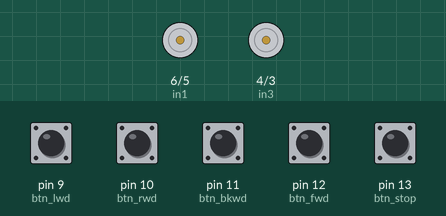
This sketch was run on a simulated Arduino Uno, built with avr-gcc and run on an emulated ATmega328P. Parts: motor-driver pin pairs drawn as motors (green arrow = first pin HIGH = forward, orange = second pin HIGH = backward, longer = more drive, scaled by the enable pin). The test bench sets the inputs (shaded band); at power-on: pin 9 (btn_lwd), pin 10 (btn_rwd), pin 11 (btn_bkwd), pin 12 (btn_fwd), pin 13 (btn_stop) HIGH.

Above: at 1.2 s.
1.3 s: pin 9 (btn_lwd) pulled LOW for 0.15 s
At 2.5 s:
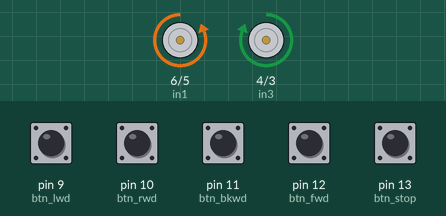
2.9 s: pin 10 (btn_rwd) pulled LOW for 0.15 s
At 3.9 s:
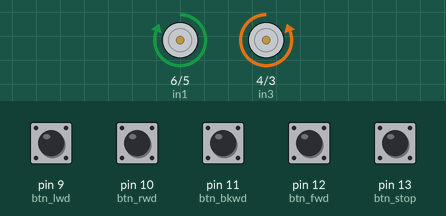
4.5 s: pin 11 (btn_bkwd) pulled LOW for 0.15 s
At 5.2 s:
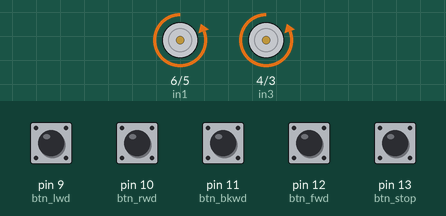
6.1 s: pin 12 (btn_fwd) pulled LOW for 0.15 s
At 6.4 s:
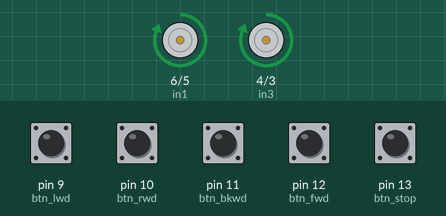
7.7 s: pin 13 (btn_stop) pulled LOW for 0.15 s
At 8.8 s:
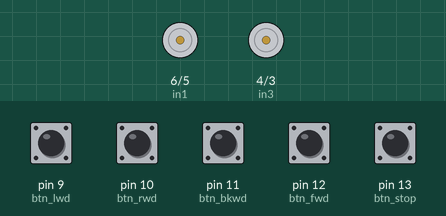
9.3 s: pin 9 (btn_lwd) pulled LOW for 1 s
At 10.0 s:
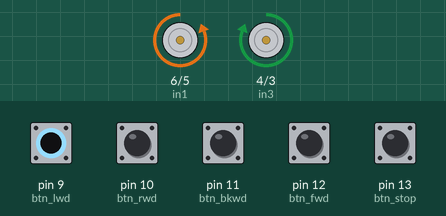
Timing chart, 0 to 12.3 s (numbered marks = the images above; inputs shaded):
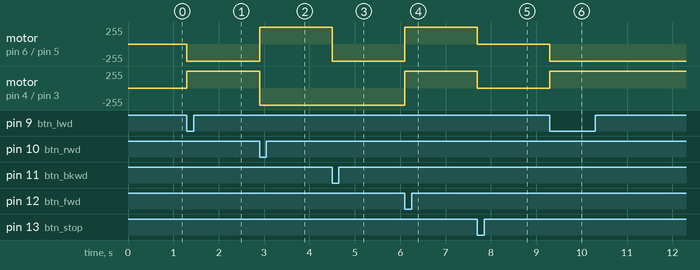

The sketch:

motor_DC_2_Wheeled_Mobile_Robot__penggerak_kaki_.ino
```cpp
//pin arduino ke module L298N
#define enA 7
#define in1 6
#define in2 5
#define in3 4
#define in4 3
#define enB 2

//tombol kontrol
#define btn_lwd     9
#define btn_rwd     10
#define btn_bkwd    11
#define btn_fwd     12
#define btn_stop    13

//nilai pwm (kecepatan putar)
int kecepatan=255;

void setup()
{
  pinMode(enA, OUTPUT);
  pinMode(in1, OUTPUT);
  pinMode(in2, OUTPUT);
  pinMode(in3, OUTPUT);
  pinMode(in4, OUTPUT);
  pinMode(enB, OUTPUT);

  pinMode(btn_fwd,  INPUT_PULLUP);
  pinMode(btn_bkwd, INPUT_PULLUP);
  pinMode(btn_lwd,  INPUT_PULLUP);
  pinMode(btn_rwd,  INPUT_PULLUP);
  pinMode(btn_stop, INPUT_PULLUP);
}

void loop()
{
  //tombol maju ditekan
  if(!digitalRead(btn_fwd))
  {
    motor_maju();
  }

  //tombol mundur ditekan
  if(!digitalRead(btn_bkwd))
  {
    motor_mundur();
  }

  //tombol belok kiri
  if(!digitalRead(btn_lwd))
  {
    motor_belok_kiri();
  }

  //tombol belok kanan
  if(!digitalRead(btn_rwd))
  {
    motor_belom_kanan();
  }

  //tombol stop ditekan
  if (!digitalRead(btn_stop))
  {
    motor_stop();
  }
}

void motor_maju()
{
  analogWrite (enA, kecepatan);
  digitalWrite(in1, HIGH);
  digitalWrite(in2, LOW);
  digitalWrite(in3, HIGH);
  digitalWrite(in4, LOW);
  analogWrite (enB, kecepatan);
}
void motor_mundur()
{
  analogWrite (enA, kecepatan);
  digitalWrite(in1, LOW);
  digitalWrite(in2, HIGH);
  digitalWrite(in3, LOW);
  digitalWrite(in4, HIGH);
  analogWrite (enB, kecepatan);
}
void motor_belok_kiri()
{
  analogWrite (enA, kecepatan);
  digitalWrite(in1, LOW);
  digitalWrite(in2, HIGH);
  digitalWrite(in3, HIGH);
  digitalWrite(in4, LOW);
  analogWrite (enB, kecepatan);
}
void motor_belom_kanan()
{
  analogWrite (enA, kecepatan);
  digitalWrite(in1, HIGH);
  digitalWrite(in2, LOW);
  digitalWrite(in3, LOW);
  digitalWrite(in4, HIGH);
  analogWrite (enB, kecepatan);
}
void motor_stop()
{
  analogWrite (enA, kecepatan);
  digitalWrite(in1, LOW);
  digitalWrite(in2, LOW);
  digitalWrite(in3, LOW);
  digitalWrite(in4, LOW);
  analogWrite (enB, kecepatan);
}
```

Measured:
- after the input at 1.3 s, motor on pin 6 (in1) / pin 5 (in2): stopped → backward 255/255 at once; motor on pin 4 (in3) / pin 3 (in4): stopped → forward 255/255 at once
- after the input at 2.9 s, motor on pin 6 (in1) / pin 5 (in2): backward 255/255 → forward 255/255 at once; motor on pin 4 (in3) / pin 3 (in4): forward 255/255 → backward 255/255 at once
- after the input at 4.5 s, motor on pin 6 (in1) / pin 5 (in2): forward 255/255 → backward 255/255 at once
- after the input at 6.1 s, motor on pin 6 (in1) / pin 5 (in2), motor on pin 4 (in3) / pin 3 (in4): backward 255/255 → forward 255/255 at once
- after the input at 7.7 s, motor on pin 6 (in1) / pin 5 (in2), motor on pin 4 (in3) / pin 3 (in4): forward 255/255 → stopped at once
- after the input at 9.3 s, motor on pin 6 (in1) / pin 5 (in2): stopped → backward 255/255 at once; motor on pin 4 (in3) / pin 3 (in4): stopped → forward 255/255 at once
